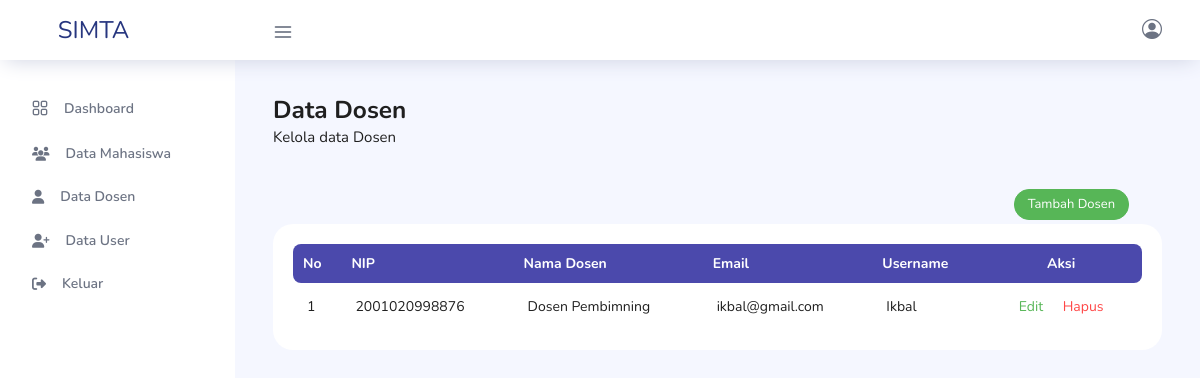
The page /data_dosen.php on the database its author committed.
### tables this page shows
CREATE TABLE `tb_dosen` (
  `id_dosen` int(10) UNSIGNED NOT NULL,
  `nip` varchar(255) NOT NULL,
  `nama_dosen` varchar(255) NOT NULL,
  `email` varchar(255) NOT NULL,
  `id_user` int(11) NOT NULL
);

CREATE TABLE `tb_user` (
  `id_user` int(10) UNSIGNED NOT NULL,
  `username` varchar(255) NOT NULL,
  `password` varchar(255) NOT NULL,
  `role` enum('Admin','Dosen','Mahasiswa') NOT NULL
);

### kelola_data.php (called while the page is built, shortened)
<?php
require 'koneksi.php';
function tampilData($query)
{
    global $koneksi;
    $data =  mysqli_query($koneksi, $query);
    $rows = [];
    while ($row = mysqli_fetch_assoc($data)) {
        $rows[] = $row;
    }
    return $rows;
}

### data_dosen.php (the view, shortened to what this page needs)
<?php
require 'koneksi.php';
require 'kelola_data.php';
$data_dosen = tampilData("SELECT * FROM tb_dosen JOIN tb_user ON tb_dosen.id_user = tb_user.id_user");
?>
<!DOCTYPE html>
<html lang="en">
<head>
    <link rel="stylesheet" href="vendors/feather/feather.css">
    <link rel="stylesheet" href="vendors/ti-icons/css/themify-icons.css">
    <link rel="stylesheet" href="vendors/css/vendor.bundle.base.css">
    <link rel="stylesheet" href="vendors/datatables.net-bs4/dataTables.bootstrap4.css">
    <link rel="stylesheet" href="vendors/ti-icons/css/themify-icons.css">
    <link rel="stylesheet" type="text/css" href="js/select.dataTables.min.css">
    <link rel="stylesheet" href="css/vertical-layout-light/style.css">
    <link rel="stylesheet" href="https://cdn.jsdelivr.net/npm/bootstrap-icons@1.11.3/font/bootstrap-icons.min.css">
    <link rel="stylesheet" href="https://cdnjs.cloudflare.com/ajax/libs/font-awesome/6.4.2/css/all.min.css">
</head>
<body>
    <div class="container-scroller">
        <nav class="navbar col-lg-12 col-12 p-0 fixed-top d-flex flex-row">
            <div class="text-center navbar-brand-wrapper d-flex align-items-center justify-content-center">
                <a class="navbar-brand brand-logo mr-5" href="index.html"> SIMTA</a>
            </div>
            <div class="navbar-menu-wrapper d-flex align-items-center justify-content-end">
                <button class="navbar-toggler navbar-toggler align-self-center" type="button" data-toggle="minimize">
                    <span class="icon-menu"></span>
                </button>
                <ul class="navbar-nav navbar-nav-right">
                    <li class="nav-item dropdown">
                        <a class="nav-link count-indicator dropdown-toggle" id="notificationDropdown" href="#" data-toggle="dropdown">
                            <i class="bi bi-person-circle"></i>
                        </a>
                    </li>
                </ul>
            </div>
        </nav>
        <div class="container-fluid page-body-wrapper">
            <nav class="sidebar sidebar-offcanvas" id="sidebar">
                <ul class="nav">
                    <li class="nav-item">
                        <a class="nav-link" href="dashboard.php">
                            <i class="icon-grid menu-icon"></i>
                            <span class="menu-title">Dashboard</span>
                        </a>
                    </li>
                    <li class="nav-item">
                        <a class="nav-link" href="data_mahasiswa.php" aria-expanded="false" aria-controls="auth">
                            <i class="fa-solid fa-users"></i>
                            <span class="menu-title mx-3">Data Mahasiswa</span>
                        </a>
                    </li>
                    <li class="nav-item">
                        <a class="nav-link" href="data_dosen.php" aria-expanded="false" aria-controls="auth">
                            <i class="fa-solid fa-user"></i>
                            <span class="menu-title mx-3">Data Dosen</span>
                        </a>
                    </li>
                    <li class="nav-item">
                        <a class="nav-link" href="data_user.php" aria-expanded="false" aria-controls="auth">
                            <i class="fa-solid fa-user-plus"></i>
                            <span class="menu-title mx-3">Data User</span>
                        </a>
                    </li>
                    <li class="nav-item">
                        <a class="nav-link" href="logout.php" onclick="return confirm('Apakah anda ingin meninggalkan portal ? ')">
                            <i class="fa-solid fa-right-from-bracket"></i>
                            <span class="menu-title mx-3">Keluar</span>
                        </a>
                    </li>
                </ul>
            </nav>
            <div class="main-panel">
                <div class="content-wrapper">
                    <div class="row">
                        <div class="col-md-12 grid-margin">
                            <div class="row">
                                <div class="col-12 col-xl-8 mb-4 mb-xl-0">
                                    <h3 class="font-weight-bold">Data Dosen</h3>
                                    <h6 class="font-weight-normal mb-0">Kelola data Dosen</h6>
                                </div>
                            </div>
                        </div>
                    </div>
                    <div class="row">
                        <div class="col-lg text-right px-5">
                            <button class="btn btn-sm btn-success my-1" name="submit" type="button" data-toggle="modal" data-target="#tambah">Tambah Dosen</button>
                        </div>
                    </div>
                    <div class="row">
                        <div class="col-md-12 grid-margin stretch-card">
                            <div class="card">
                                <div class="card-body">
                                    <div class="row">
                                        <div class="col-12">
                                            <div class="table-responsive">
                                                <table class="display expandable-table" style="width:100%">
                                                    <thead>
                                                        <tr>
                                                            <th>No</th>
                                                            <th>NIP</th>
                                                            <th>Nama Dosen</th>
                                                            <th>Email</th>
                                                            <th>Username</th>
                                                            <th class="text-center">Aksi</th>
                                                        </tr>
                                                    </thead>
                                                    <tbody>
                                                        <?php
                                                        $no = 1;
                                                        foreach ($data_dosen as $dosen) : ?>
                                                            <tr>
                                                                <td><?= $no++ ?></td>
                                                                <td><?= $dosen['nip'] ?></td>
                                                                <td><?= $dosen['nama_dosen'] ?></td>
                                                                <td><?= $dosen['email'] ?></td>
                                                                <td><?= $dosen['username'] ?></td>
                                                                <td class="text-center">
                                                                    <a href="" class="text-success mx-2" data-toggle="modal" data-target="#edit<?= $dosen['id_dosen'] ?>">Edit</a>
                                                                    <a href="hapus-dosen.php?id= <?= $dosen['id_dosen'] ?>" class="text-danger mx-2">Hapus</a>
                                                                </td>
                                                            </tr>
                                                        <?php endforeach ?>
                                                    </tbody>
                                                </table>
                                            </div>
                                        </div>
                                    </div>
                                </div>
                            </div>
                        </div>
                    </div>
                </div>
            </div>
        </div>
    </div>
</body>
</html>

### rows shown on the page
tb_dosen: nip "2001020998876", nama_dosen "Dosen Pembimning", email "ikbal@gmail.com", id_user.username "Ikbal"
